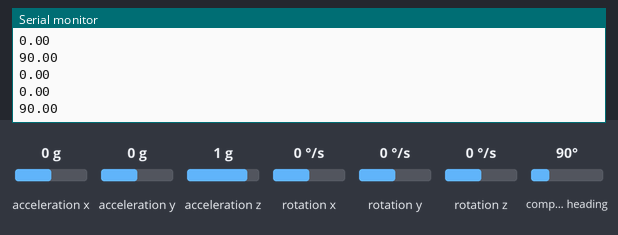
The sketch below on a simulated ESP32. Shown: the last lines printed to the serial monitor. Inputs (shaded band) come from the test bench; at power-on: acceleration x 0 g, acceleration y 0 g, acceleration z 1 g, rotation x 0 °/s, rotation y 0 °/s, rotation z 0 °/s, compass heading 90°.

Above: at 11.2 s.
11.3 s: acceleration x set to -1.4 g
At 12.3 s:
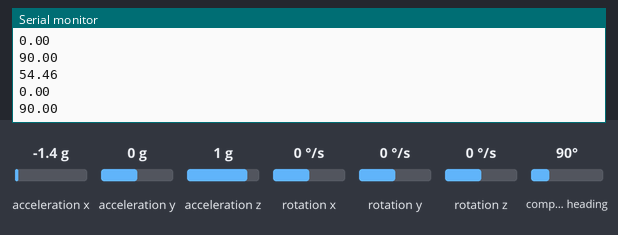
12.8 s: acceleration y set to -1.4 g
At 13.8 s:
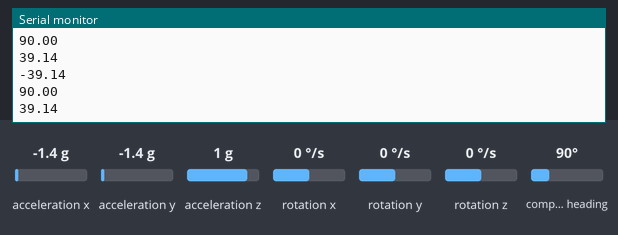
14.3 s: acceleration z set to -1.4 g
Timing chart, 0 to 15.0 s (numbered marks = the images above; inputs shaded):
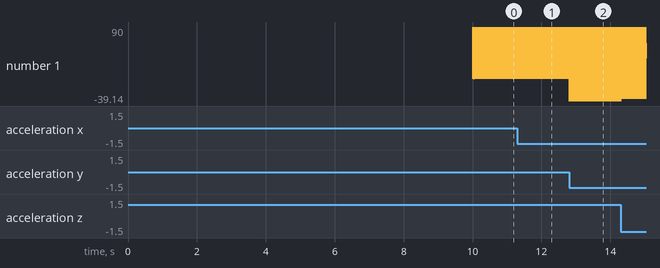

The sketch:

mpu_abrufen.ino
```cpp
// mpu test
#include "MPU9250.h"

//#define MPU_PIN_SDA  18    // I2C default SDA GPIO21
//#define MPU_PIN_SCL  19    // I2C default SCL GPIO22

MPU9250 mpu;      // create a object for the MPU communication


double orientation[3];  // array for the orientaion pitch / roll / yaw


void setup()
{
  Serial.println("setup started");

  // start the serial communication
  Serial.begin(115200);

  // start the I2C communiation for the mpu
  Wire.begin();
  mpu.setup(0x68);
  //calibrate mpu
  Serial.println("setup Gyro");
  mpu.verbose(true);
  delay(5000);
  mpu.calibrateAccelGyro();
  Serial.println("setup Mag");
  delay(5000);
  mpu.calibrateMag();
  mpu.verbose(false);
}

void loop()
{
  mpu.update();
  orientation[0] = mpu.getPitch();
  orientation[1] = mpu.getRoll();
  orientation[2] = mpu.getYaw();
  Serial.println(orientation[0]);
  Serial.println(orientation[1]);
  Serial.println(orientation[2]);
}
```

Measured:
- after the input at 11.3 s, the serial monitor: prints a new line at once (image 1)
- after the input at 12.8 s, the serial monitor: prints a new line at once (image 2)
